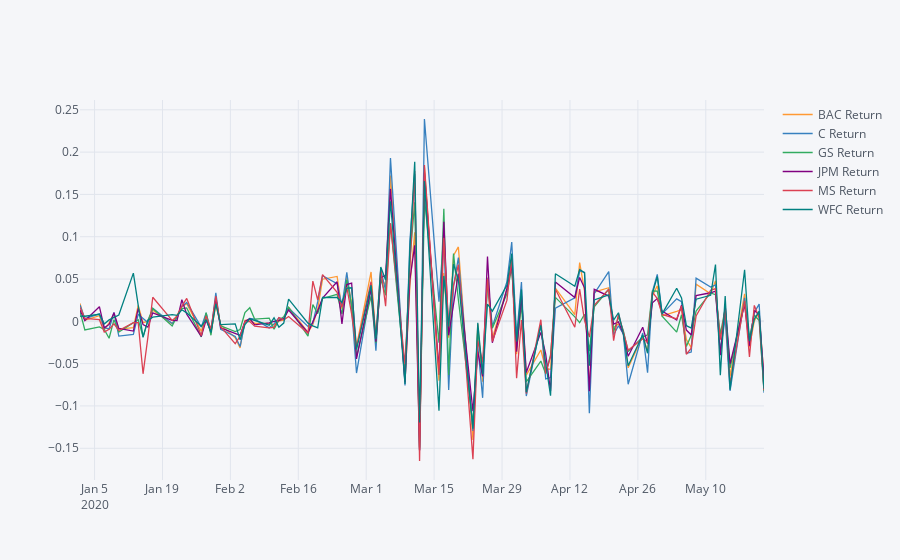

The notebook cell saved with this chart:
### Markdown cell above
### Line Plot Comparision

### Code cell
returns.loc['2020-05-22':'2020-01-01'].iplot()
